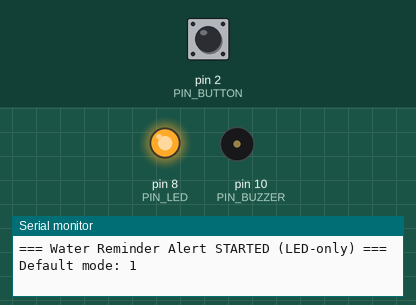
This sketch was run on a simulated Arduino Uno, built with avr-gcc and run on an emulated ATmega328P. Parts: output pins drawn as LEDs (lit = HIGH), buzzer (waves = sounding, pin HIGH), the last lines printed to the serial monitor. Dashed ring = blinking. The inputs (shaded band) are chosen by the test bench; at power-on: pin 2 (PIN_BUTTON) HIGH.

Above: at 0.1 s.
At 1.3 s:
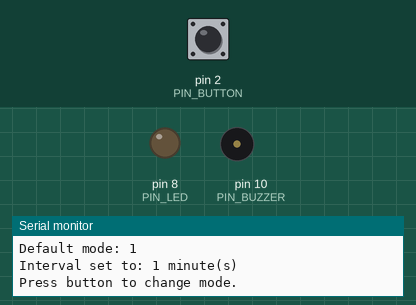
1.4 s: pin 2 (PIN_BUTTON) pulled LOW for 0.15 s
At 1.51 s:
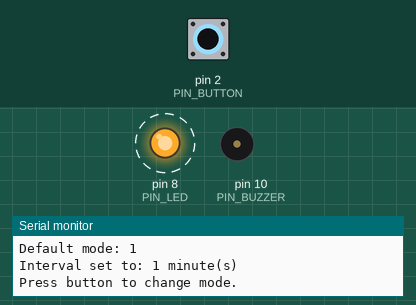
Timing chart, 0 to 4.4 s (numbered marks = the images above; inputs shaded):
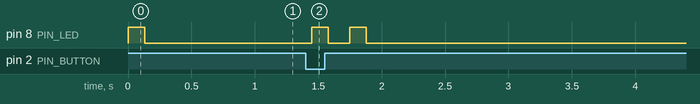

The sketch:

water_reminder_button.ino
```cpp
/*
 * ============================================================
 *  Water Reminder Alert - Version 2: Button Mode (LED only)
 * ============================================================
 *  No 7-segment display required.
 *
 *  HOW IT WORKS:
 *    - Default on power-up: Mode 1 (every 1 minute)
 *    - LED flashes once at startup to indicate Mode 1
 *    - Each button press cycles mode: 1 -> 2 -> 3 -> 4 -> 1
 *    - After each mode change, LED flashes mode number once:
 *        Mode 1: 1 flash
 *        Mode 2: 2 flashes
 *        Mode 3: 3 flashes
 *        Mode 4: 4 flashes
 *    - Reminder alert stays the same: 5 sets of ding-ding-ding
 *      with LED flashing in sync with buzzer.
 * ============================================================
 */

// Pin definitions
const int PIN_BUTTON = 2;   // Push button (INPUT_PULLUP, button to GND)
const int PIN_BUZZER = 10;  // Active buzzer
const int PIN_LED    = 8;   // Mode indicator + alert LED

// Four reminder modes in minutes
const unsigned long INTERVALS_MIN[4] = {1, 5, 10, 20};

const unsigned long DEBOUNCE_MS = 50;

// Alert configuration: 5x (ding-ding-ding), 1s pause between sets
const int BUZZ_BEEP_SET   = 3;
const int BUZZ_SET_REPEAT = 5;
const int BUZZ_ON_MS      = 80;
const int BUZZ_OFF_MS     = 70;
const int BUZZ_SET_PAUSE  = 1000;

// Mode indicator flash timing
const int MODE_FLASH_ON_MS  = 130;
const int MODE_FLASH_OFF_MS = 170;

byte currentMode = 0;               // 0..3 -> mode 1..4
unsigned long intervalMs = 0;
unsigned long lastReminderTime = 0;
bool buttonWasPressed = false;

void applyMode();
void setAlertOutputs(bool on);
void flashModeIndicator(byte modeNumber);
void triggerAlert();
void handleButton();

void setup() {
  Serial.begin(9600);

  pinMode(PIN_BUZZER, OUTPUT);
  digitalWrite(PIN_BUZZER, LOW);

  pinMode(PIN_LED, OUTPUT);
  digitalWrite(PIN_LED, LOW);

  pinMode(PIN_BUTTON, INPUT_PULLUP);

  // Always start from Mode 1 on power-up.
  currentMode = 0;
  applyMode();

  Serial.println("=== Water Reminder Alert STARTED (LED-only) ===");
  Serial.println("Default mode: 1");

  // One-time startup mode indicator.
  flashModeIndicator(currentMode + 1);

  lastReminderTime = millis();

  Serial.print("Interval set to: ");
  Serial.print(INTERVALS_MIN[currentMode]);
  Serial.println(" minute(s)");
  Serial.println("Press button to change mode.");
}

void loop() {
  handleButton();

  unsigned long now = millis();
  if ((now - lastReminderTime) >= intervalMs) {
    lastReminderTime = now;
    triggerAlert();
  }
}

void handleButton() {
  static unsigned long lastDebounceTime = 0;
  static bool lastRawState = HIGH;

  bool rawState = digitalRead(PIN_BUTTON);

  if (rawState != lastRawState) {
    lastDebounceTime = millis();
  }

  if ((millis() - lastDebounceTime) >= DEBOUNCE_MS) {
    if (rawState == LOW && !buttonWasPressed) {
      buttonWasPressed = true;

      currentMode = (currentMode + 1) % 4;
      applyMode();
      lastReminderTime = millis();

      // One-time indicator after mode change.
      flashModeIndicator(currentMode + 1);

      Serial.print("Mode changed to: ");
      Serial.print(currentMode + 1);
      Serial.print(" -> Every ");
      Serial.print(INTERVALS_MIN[currentMode]);
      Serial.println(" minute(s)");
    } else if (rawState == HIGH) {
      buttonWasPressed = false;
    }
  }

  lastRawState = rawState;
}

void applyMode() {
  intervalMs = INTERVALS_MIN[currentMode] * 60UL * 1000UL;
}

void setAlertOutputs(bool on) {
  digitalWrite(PIN_BUZZER, on ? HIGH : LOW);
  digitalWrite(PIN_LED, on ? HIGH : LOW);
}

void flashModeIndicator(byte modeNumber) {
  if (modeNumber < 1) modeNumber = 1;
  if (modeNumber > 4) modeNumber = 4;

  for (byte i = 0; i < modeNumber; i++) {
    digitalWrite(PIN_LED, HIGH);
    delay(MODE_FLASH_ON_MS);
    digitalWrite(PIN_LED, LOW);

    if (i < modeNumber - 1) {
      delay(MODE_FLASH_OFF_MS);
    }
  }
}

void triggerAlert() {
  Serial.println(">>> DRINK WATER! <<<");

  for (int set = 0; set < BUZZ_SET_REPEAT; set++) {
    for (int i = 0; i < BUZZ_BEEP_SET; i++) {
      setAlertOutputs(true);
      delay(BUZZ_ON_MS);
      setAlertOutputs(false);
      if (i < BUZZ_BEEP_SET - 1) {
        delay(BUZZ_OFF_MS);
      }
    }

    if (set < BUZZ_SET_REPEAT - 1) {
      delay(BUZZ_SET_PAUSE);
    }
  }
}
```

Measured:
- after the input at 1.4 s, pin 8 (PIN_LED): alternates HIGH for 0.13 s and LOW for 0.17 s, 4 changes in all, then stays LOW, starting after 0.05 s
